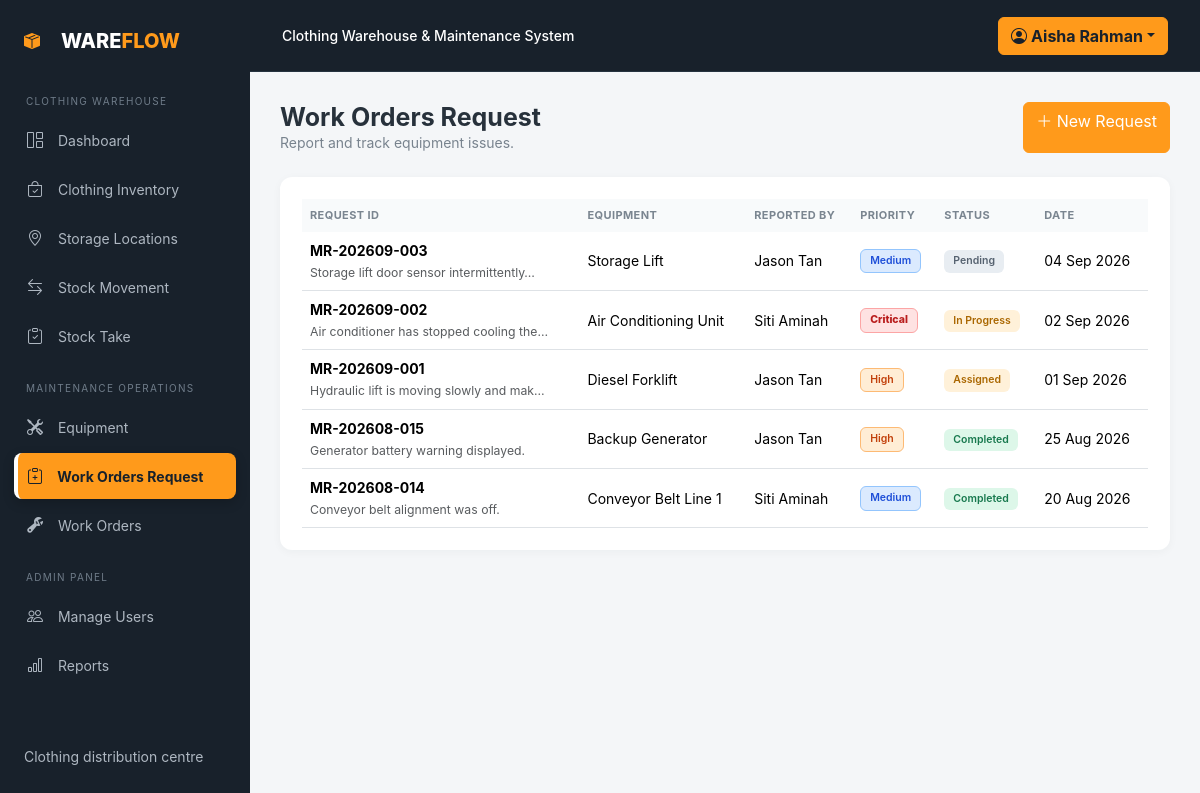
The app's page /maintenance/requests.php (signed in) with its own data.
### tables this page shows
CREATE TABLE maintenance_requests (id INT AUTO_INCREMENT PRIMARY KEY,request_code VARCHAR(40) NOT NULL UNIQUE,equipment_id INT NOT NULL,reported_by INT NOT NULL,problem_description TEXT NOT NULL,priority ENUM('Low','Medium','High','Critical') NOT NULL DEFAULT 'Medium',status ENUM('Pending','Assigned','In Progress','Completed','Rejected') NOT NULL DEFAULT 'Pending',created_at TIMESTAMP DEFAULT CURRENT_TIMESTAMP,updated_at TIMESTAMP DEFAULT CURRENT_TIMESTAMP ON UPDATE CURRENT_TIMESTAMP,FOREIGN KEY(equipment_id) REFERENCES equipment(id),FOREIGN KEY(reported_by) REFERENCES users(id));

CREATE TABLE equipment (id INT AUTO_INCREMENT PRIMARY KEY,equipment_code VARCHAR(40) NOT NULL UNIQUE,equipment_name VARCHAR(120) NOT NULL,category VARCHAR(80) NOT NULL,serial_number VARCHAR(100) NULL,location VARCHAR(120) NOT NULL,purchase_date DATE NULL,warranty_expiry DATE NULL,status ENUM('Operational','Under Maintenance','Breakdown','Retired') NOT NULL DEFAULT 'Operational',condition_status ENUM('Good','Fair','Poor') NOT NULL DEFAULT 'Good',description TEXT NULL,created_at TIMESTAMP DEFAULT CURRENT_TIMESTAMP,updated_at TIMESTAMP DEFAULT CURRENT_TIMESTAMP ON UPDATE CURRENT_TIMESTAMP);

CREATE TABLE users (id INT AUTO_INCREMENT PRIMARY KEY,name VARCHAR(100) NOT NULL,email VARCHAR(120) NOT NULL UNIQUE,password VARCHAR(255) NOT NULL,role ENUM('Admin','Maintenance Staff','Warehouse Staff') NOT NULL,is_active TINYINT(1) NOT NULL DEFAULT 1,created_at TIMESTAMP DEFAULT CURRENT_TIMESTAMP,updated_at TIMESTAMP DEFAULT CURRENT_TIMESTAMP ON UPDATE CURRENT_TIMESTAMP);

### includes/language.php (called while the page is built, shortened)
<?php
function current_language(): string {
    return 'en';
}
function t(string $key): string {
    $language = current_language();
    return $translations[$language][$key] ?? $translations['en'][$key] ?? $key;
}
function tv(string $value): string {
    $values = [
        'Operational' => ['en' => 'Operational', 'zh' => '正常运行'], 'Under Maintenance' => ['en' => 'Under Maintenance', 'zh' => '维修中'],
        'Breakdown' => ['en' => 'Breakdown', 'zh' => '故障'], 'Retired' => ['en' => 'Retired', 'zh' => '已停用'],
        'Pending' => ['en' => 'Pending', 'zh' => '待处理'], 'Assigned' => ['en' => 'Assigned', 'zh' => '已分配'],
        'In Progress' => ['en' => 'In Progress', 'zh' => '进行中'], 'Completed' => ['en' => 'Completed', 'zh' => '已完成'],
        'Rejected' => ['en' => 'Rejected', 'zh' => '已拒绝'], 'Cancelled' => ['en' => 'Cancelled', 'zh' => '已取消'],
        'Low' => ['en' => 'Low', 'zh' => '低'], 'Medium' => ['en' => 'Medium', 'zh' => '中'],
        'High' => ['en' => 'High', 'zh' => '高'], 'Critical' => ['en' => 'Critical', 'zh' => '紧急'],
        'Inbound' => ['en' => 'Inbound', 'zh' => '入库'], 'Outbound' => ['en' => 'Outbound', 'zh' => '出库'],
        'Picking' => ['en' => 'Picking', 'zh' => '拣货'], 'Adjustment' => ['en' => 'Stock Adjustment', 'zh' => '库存调整'],
        'Admin' => ['en' => 'Admin', 'zh' => '管理员'], 'Maintenance Staff' => ['en' => 'Maintenance Staff', 'zh' => '维护人员'], 'Warehouse Staff' => ['en' => 'Warehouse Staff', 'zh' => '仓库人员'],
        'Good' => ['en' => 'Good', 'zh' => '良好'], 'Fair' => ['en' => 'Fair', 'zh' => '一般'], 'Poor' => ['en' => 'Poor', 'zh' => '较差'],
        'Tops' => ['en' => 'Tops', 'zh' => '上装'], 'Bottoms' => ['en' => 'Bottoms', 'zh' => '下装'],
        'Dresses' => ['en' => 'Dresses', 'zh' => '连衣裙'], 'Outerwear' => ['en' => 'Outerwear', 'zh' => '外套'],
        'Footwear' => ['en' => 'Footwear', 'zh' => '鞋类'], 'Accessories' => ['en' => 'Accessories', 'zh' => '配饰'],
        'Underwear' => ['en' => 'Underwear', 'zh' => '内衣'], 'Men' => ['en' => 'Men', 'zh' => '男装'],
        'Women' => ['en' => 'Women', 'zh' => '女装'], 'Kids' => ['en' => 'Kids', 'zh' => '童装'],
        'Unisex' => ['en' => 'Unisex', 'zh' => '中性'], 'Spring/Summer' => ['en' => 'Spring/Summer', 'zh' => '春夏'],
        'Autumn/Winter' => ['en' => 'Autumn/Winter', 'zh' => '秋冬'], 'All Season' => ['en' => 'All Season', 'zh' => '四季'],
    ];
    return $values[$value][current_language()] ?? $value;
}

### includes/auth.php (called while the page is built, shortened)
<?php
function e($value) { return htmlspecialchars((string)$value, ENT_QUOTES, 'UTF-8'); }
function is_logged_in() { return isset($_SESSION['user']); }
function is_system_admin() { return is_logged_in() && ($_SESSION['user']['role'] ?? '') === 'Admin'; }
function can_submit_requests() { return is_system_admin() || (is_logged_in() && ($_SESSION['user']['role'] ?? '') === 'Warehouse Staff'); }

### maintenance/requests.php (the view)
<?php require_once __DIR__.'/../config/database.php';require_once __DIR__.'/../includes/auth.php';require_login();$page_title='Work Orders Request';require __DIR__.'/../includes/header.php';$sql='SELECT r.*,e.equipment_name,u.name reporter FROM maintenance_requests r JOIN equipment e ON e.id=r.equipment_id JOIN users u ON u.id=r.reported_by ORDER BY r.created_at DESC';$rows=$pdo->query($sql)->fetchAll(PDO::FETCH_ASSOC);?>
<div class="d-flex justify-content-between mb-4"><div><h1 class="page-heading"><?=e(t('requests'))?></h1><p class="page-subtitle mb-0"><?=current_language()==='zh'?'报告并追踪设备问题。':'Report and track equipment issues.'?></p></div><?php if(can_submit_requests()):?><a class="btn btn-primary" href="add_request.php"><i class="bi bi-plus-lg"></i> <?=e(t('create_request'))?></a><?php endif?></div><div class="panel table-responsive"><table class="table table-hover mb-0"><thead><tr><th><?=e(t('request_id'))?></th><th><?=e(t('equipment'))?></th><th><?=e(t('reported_by'))?></th><th><?=e(t('priority'))?></th><th><?=e(t('status'))?></th><th><?=e(t('date'))?></th></tr></thead><tbody><?php foreach($rows as $r):?><tr><td><b><?=e($r['request_code'])?></b><br><small class="text-muted"><?=e(mb_strimwidth($r['problem_description'],0,40,'…'))?></small></td><td><?=e($r['equipment_name'])?></td><td><?=e($r['reporter'])?></td><td><span class="badge status-<?=e($r['priority'])?>"><?=e(tv($r['priority']))?></span></td><td><span class="badge status-<?=str_replace(' ','-',$r['status'])?>"><?=e(tv($r['status']))?></span></td><td><?=date('d M Y',strtotime($r['created_at']))?></td></tr><?php endforeach?></tbody></table></div><?php require __DIR__.'/../includes/footer.php'; ?>

### assets/css/style.css (style rules this page uses)
:root { --orange:#ff9a1b;--dark:#18212b;--muted:#f4f6f8 }
* { box-sizing:border-box }
body { background:var(--muted);color:#27313b;font-family:Inter,system-ui,-apple-system,Arial,sans-serif }
.page-heading { font-size:25px;font-weight:700;margin:0 }
.page-subtitle { color:#78838e;font-size:14px }
.metric-card,.panel { border:0;border-radius:12px;background:#fff;box-shadow:0 2px 10px #1d2b3b0a }
.panel { padding:22px }
.table>thead th { font-size:11px;color:#7a8590;text-transform:uppercase;letter-spacing:.4px;background:#f8fafb;border:0 }
.table td { vertical-align:middle;font-size:14px }
.badge { font-weight:600;padding:6px 9px }
.status-Operational,.status-Completed { background:#ddf7e9;color:#18794e }
.status-Under-Maintenance,.status-In-Progress,.status-Assigned { background:#fff1d9;color:#aa6700 }
.status-Pending,.status-Retired { background:#e8edf2;color:#566270 }
.status-Medium { background:#dbeafe;color:#1d4ed8;border:1px solid #93c5fd }
.status-High { background:#ffedd5;color:#c2410c;border:1px solid #fdba74 }
.status-Critical { background:#fee2e2;color:#b91c1c;border:1px solid #fca5a5;font-weight:800 }
.btn-primary { background:var(--orange);border-color:var(--orange) }

### records on screen
maintenance_requests: request_code "MR-202609-003", problem_description "Storage lift door sensor intermittently…", equipment.equipment_name "Storage Lift", reported_by.name "Jason Tan", priority "Medium", status "Pending", created_at "04 Sep 2026"
maintenance_requests: request_code "MR-202609-002", problem_description "Air conditioner has stopped cooling the…", equipment.equipment_name "Air Conditioning Unit", reported_by.name "Siti Aminah", priority "Critical", status "In Progress", created_at "02 Sep 2026"
maintenance_requests: request_code "MR-202609-001", problem_description "Hydraulic lift is moving slowly and mak…", equipment.equipment_name "Diesel Forklift", reported_by.name "Jason Tan", priority "High", status "Assigned", created_at "01 Sep 2026"
maintenance_requests: request_code "MR-202608-015", problem_description "Generator battery warning displayed.", equipment.equipment_name "Backup Generator", reported_by.name "Jason Tan", priority "High", status "Completed", created_at "25 Aug 2026"
maintenance_requests: request_code "MR-202608-014", problem_description "Conveyor belt alignment was off.", equipment.equipment_name "Conveyor Belt Line 1", reported_by.name "Siti Aminah", priority "Medium", status "Completed", created_at "20 Aug 2026"

### other values on screen
tl('CLOTHING WAREHOUSE', '服装仓库') "CLOTHING WAREHOUSE"
t('dashboard') "Dashboard"
tl('Clothing Inventory', '服装库存') "Clothing Inventory"
tl('Storage Locations', '存储库位') "Storage Locations"
tl('Stock Movement', '库存作业') "Stock Movement"
tl('MAINTENANCE OPERATIONS', '维护作业') "MAINTENANCE OPERATIONS"
t('equipment') "Equipment"
t('requests') "Work Orders Request"
t('work_orders') "Work Orders"
t('reports') "Reports"
tl('Clothing distribution centre', '服装配送中心') "Clothing distribution centre"
t('system_name') "Clothing Warehouse & Maintenance System"
$_SESSION['user']['name'] "Aisha Rahman"
t('create_request') "New Request"
t('request_id') "REQUEST ID"
